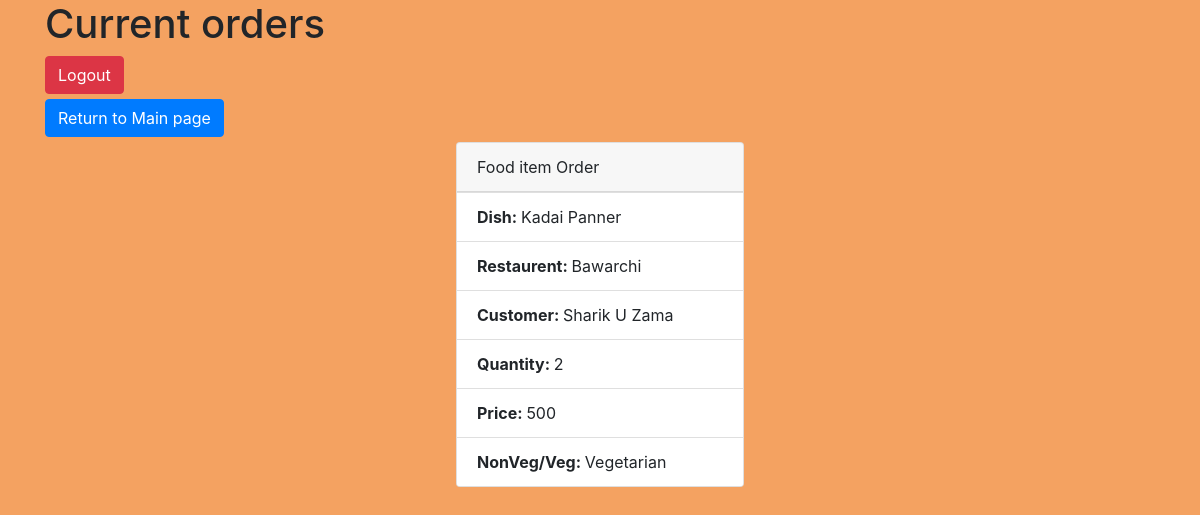
Screenshot of /viewOrders.php (signed in) with the database file from the repository.
### tables this page shows
CREATE TABLE `cart` (
  `id` int(255) NOT NULL,
  `rname` varchar(100) NOT NULL,
  `cname` varchar(100) NOT NULL,
  `dish` varchar(100) NOT NULL,
  `quantity` int(100) NOT NULL,
  `price` float NOT NULL,
  `preference` varchar(100) NOT NULL
);

### viewOrders.php (the view, shortened to what this page needs)
<?php
    include 'dbcon.php';
    if ($_SESSION['iscust']=='true') {
        $cust_name = $_SESSION['name'];
        $view_query = mysqli_query($con,"select * from cart where cname='$cust_name'");
        $qcount = mysqli_num_rows($view_query);
        if ($qcount == 0) {
            ?>
            <script>
                alert("No current orders placed.");
                location.replace("custmainpage.php");
            </script>
        <?php
        }
    }
    else{
        $rest_name = $_SESSION['rname'];
        $view_query = mysqli_query($con,"select * from cart where rname='$rest_name'");
            ?>
        <?php
    }
    while ($vq=mysqli_fetch_assoc($view_query)) {
        $res[] = $vq;
    }
?>
<!DOCTYPE html>
<html lang="en">
<head>
    <link rel="stylesheet" href="https://maxcdn.bootstrapcdn.com/bootstrap/4.5.0/css/bootstrap.min.css">
    <link rel="stylesheet" href="style.css?v=<?php echo time(); ?>">
</head>
<body class="bdy">
    <div class="container">
        <h1>Current orders</h1>
    <div>
        <a class="btn btn-danger" style="margin-bottom:5px;" href="logout.php">Logout</a>
    </div>
    <div>
            <?php
            if ($_SESSION['iscust'] == "true") {
                echo '<a class="btn btn-primary" href="custmainpage.php" style="margin-bottom:5px;">Return to Main page</a>';
            }
            else {
                echo '<a class="btn btn-primary" href="restmainpage.php" style="margin-bottom:5px;">Return to Main page</a>';
            }
        ?>
        </div>
    <div class="restmenuitems">
    <?php foreach($res as $vq){ ?>
    <?php
            echo '<div class="card" style="width: 18rem;">
                    <div class="card-header">
                        Food item Order
                    </div>
            <ul class="list-group list-group-flush">';
            if ($_SESSION['iscust']=='true') {
                echo '<li class="list-group-item"><strong>Dish: </strong>' . $vq['dish'] . '</li>';
                echo '<li class="list-group-item"><strong>Restaurent: </strong>' . $vq['rname'] . '</li>';
                echo '<li class="list-group-item"><strong>Quantity: </strong>' . $vq['quantity'] . '</li>';
                echo '<li class="list-group-item"><strong>Price: </strong>' . $vq['price'] . '</li>';
                echo '<li class="list-group-item"><strong>NonVeg/Veg: </strong>' . $vq['preference'] . '</li>';
            }
            else {
                echo '<li class="list-group-item"><strong>Dish: </strong>' . $vq['dish'] . '</li>';
                echo '<li class="list-group-item"><strong>Restaurent: </strong>' . $vq['rname'] . '</li>';
                echo '<li class="list-group-item"><strong>Customer: </strong>' . $vq['cname'] . '</li>';
                echo '<li class="list-group-item"><strong>Quantity: </strong>' . $vq['quantity'] . '</li>';
                echo '<li class="list-group-item"><strong>Price: </strong>' . $vq['price'] . '</li>';
                echo '<li class="list-group-item"><strong>NonVeg/Veg: </strong>' . $vq['preference'] . '</li>';
            }
            echo '</ul>';
            echo '</div>';
    }
        ?>
    </div>
    </div>
</body>
</html>

### style.css (style rules this page uses)
.bdy { background-color:#F4A261; }
.restmenuitems { display: flex; flex-direction: row; justify-content: space-evenly; flex-wrap: wrap; }

### rows the page displays
cart: dish "Kadai Panner", rname "Bawarchi", cname "Sharik U Zama", quantity "2", price "500", preference "Vegetarian"
